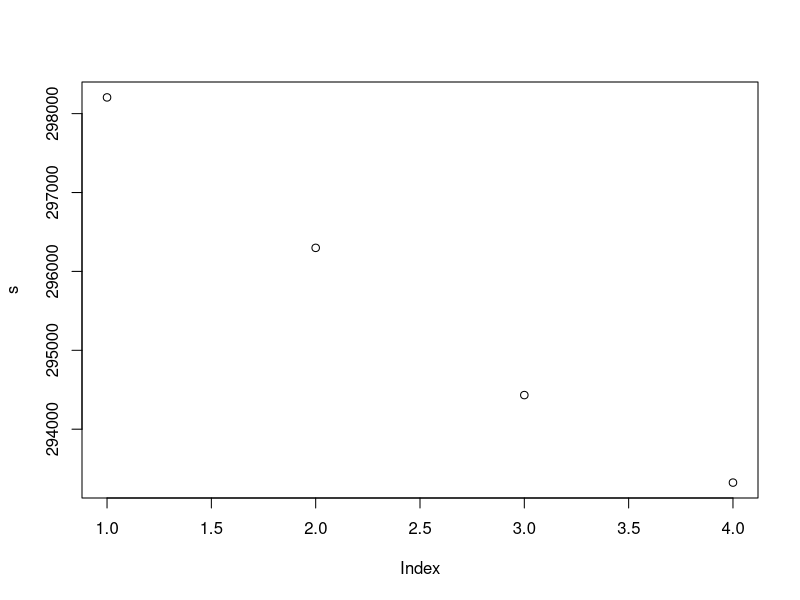
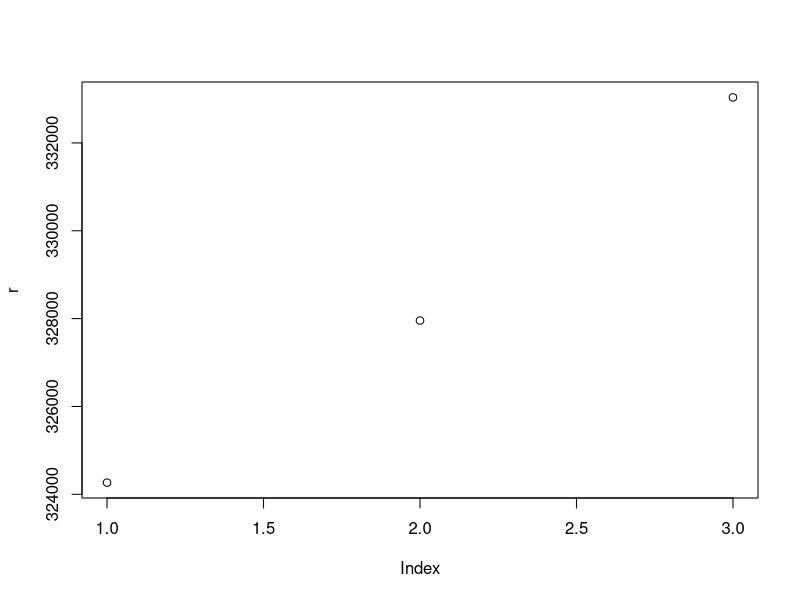

Reproduce these figures in R, in order.
net_present_value = function(monthly_payment
    , discount_rate = 2.25 # Current discount rate for Federal Reserve
    , years_loan = 30
    , periods = years_loan * 12
    , fees = 0
){
    # multiplier for monthly value
    d = 1 + discount_rate / (100*12)
    m = 1 / d
    powers = seq(periods)
    m = m^powers

    monthly_values = m * monthly_payment
    sum(monthly_values) + fees
}


# Scenario 1:   3.49% VA loan
npv1 = net_present_value(1673.64)

# Scenario 2:   4.0% conventional loan
npv2 = net_present_value(1763.14)

npv2 - npv1


# Variation: Larger discount rate
npv1b = net_present_value(1673.64, discount_rate = 2.75)

# Scenario 2:   4.0% conventional loan
npv2b = net_present_value(1763.14, discount_rate = 2.75)

npv2b - npv1b



############################################################

# 15 year loans
# 127.5k down, 262.5k loan
# Those are not the numbers I originally entered... 
# So the website is designed to deceive, to make the loan look more appealing.
# Complete bullshit.

nasb_15 = net_present_value(1845, years_loan = 15)
nasb_15_0.89 = net_present_value(1813, years_loan = 15, fees = 2336)
nasb_15_1.75 = net_present_value(1781, years_loan = 15, fees = 4594)

nasb_15 


############################################################

# 15 year loans
# 125k down, 275k loan
# In contrast, Stephanie made the loan *higher*, to cover realistic closing costs, which makes the loan look worse in comparison.


# 2420
steph1 = net_present_value(1949, years_loan = 15, fees = 687)
steph1b = net_present_value(1932, years_loan = 15, fees = 1375)
steph2 = net_present_value(1915.68, years_loan = 15, fees = 2000)

# 1.25
# Disproportionate fee compared to others.
steph3 = net_present_value(1899, years_loan = 15, fees = 3437)

s = c(steph1, steph1b, steph2, steph3)
s2 = rev(s)

plot(s)

diff(s)

# Shows that the fees are worth it assuming we're in the house for at least 3 or 4 years.
((2000 - 687) / (1949 - 1916)) / 12

((2000 - 0) / (1949 + 17 - 1916)) / 12

# The 3.0 rate takes 7 years to break even, which is much worse compared to the others.
((3437 - 2000) / (1916 - 1899)) / 12


############################################################

# Looking at Rocket Mortgage now

f1 = 1.75*3e5 / 100
f2 = 1.125*3e5 / 100
p1 = 2089.83
p2 = 2126.28
p3 = 2181.67
r1 = net_present_value(p1, years_loan = 15, fees = f1)
r2 = net_present_value(p2, years_loan = 15, fees = f2)
r3 = net_present_value(p3, years_loan = 15, fees = 0)

r = c(r1, r2, r3)
plot(r)

# Yeah, it's linear
cor(r, 1:3)

# How many years to break even on fees?

# Almost 5, which is fine.
(f1 / (p3 - p1)) / 12

# Almost 8
# So this is a bad option
(f2 / (p2 - p1)) / 12
